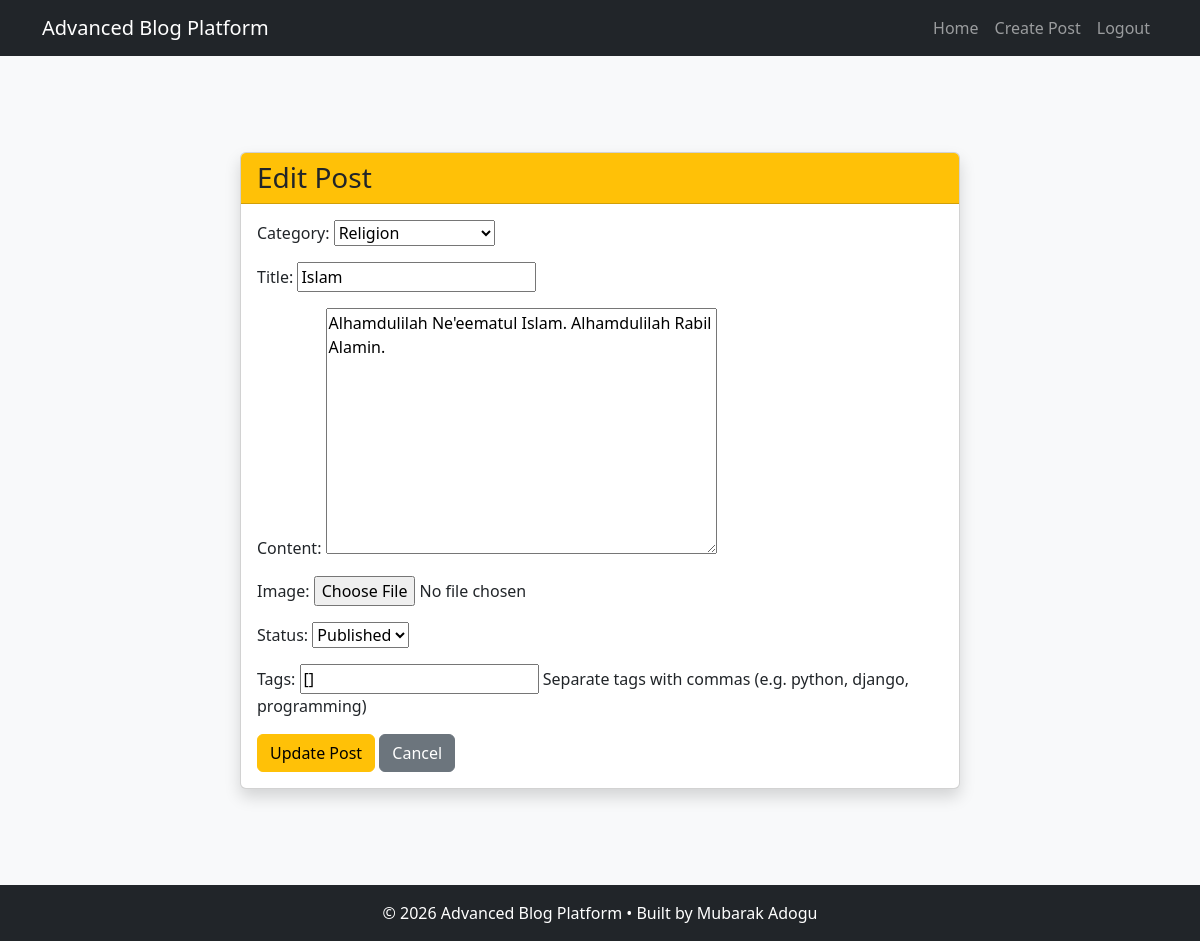
The app's page /post/islam/edit/ (signed in) with its own data.
### account/models.py (models this page shows, shortened)
class Post(models.Model):
    DRAFT = "draft"
    PUBLISHED = "published"
    STATUS_CHOICES = [
        (DRAFT, "Draft"),
        (PUBLISHED, "Published"),
    ]
    status = models.CharField(
        max_length=10,
        choices=STATUS_CHOICES,
        default=DRAFT,
    )
    author = models.ForeignKey(User, on_delete=models.CASCADE, related_name="posts")
    category = models.ForeignKey(
        Category, on_delete=models.CASCADE, related_name="posts"
    )
    tags = models.ManyToManyField(Tag, blank=True, related_name="posts")
    title = models.CharField(max_length=200)
    slug = models.SlugField(unique=True, editable=False)
    content = models.TextField()
    image = models.ImageField(upload_to="posts/", blank=True, null=True)
    created_at = models.DateTimeField(auto_now_add=True)
    updated_at = models.DateTimeField(auto_now=True)

### account/views.py (the view)
# urls.py: path("post/<slug:slug>/edit/", views.edit_post, name="edit_post"),
@login_required
def edit_post(request, slug):
    post = get_object_or_404(Post, slug=slug, author=request.user)
    if request.method == "POST":
        form = PostForm(request.POST, request.FILES, instance=post)
        if form.is_valid():
            form.save()
            return redirect("home")
    else:
        form = PostForm(instance=post)
    return render(request, "blog/edit_post.html", {"form": form, "post": post})

### account/forms.py (shortened to what this page needs)
class PostForm(forms.ModelForm):
    tags = forms.CharField(
        max_length=255,
        required=False,
        help_text="Separate tags with commas (e.g. python, django, programming)",
    )
    class Meta:
        model = Post
        fields = (
            "category",
            "title",
            "content",
            "image",
            "status",
            "tags",
        )
    def __init__(self, *args, **kwargs):
        super().__init__(*args, **kwargs)
        if self.instance.pk:
            self.fields["tags"].initial = ", ".join(
                tag.name for tag in self.instance.tags.all()
            )

### account/models.py (called while the page is built)
    def __str__(self):
        return self.name

### blog/templates/blog/edit_post.html (shortened to what this page needs)
{% extends "base.html" %}
{% block content %}
<div class="container mt-5">
    <div class="row justify-content-center">
        <div class="col-lg-8">
            <div class="card shadow">
                <div class="card-header bg-warning text-dark">
                    <h3 class="mb-0">Edit Post</h3>
                </div>
                <div class="card-body">
                    <form method="POST"
                          enctype="multipart/form-data">
                        {{ form.as_p }}
                        <button type="submit"
                                class="btn btn-warning">
                            Update Post
                        </button>
                        <a href="{% url 'home' %}"
                           class="btn btn-secondary">
                            Cancel
                        </a>
                    </form>
                </div>
            </div>
        </div>
    </div>
</div>
{% endblock %}

### records on screen
Post: category "Religion", title "Islam", content "Alhamdulilah Ne'eematul Islam. Alhamdulilah Rabil Alamin.", status "Published"
